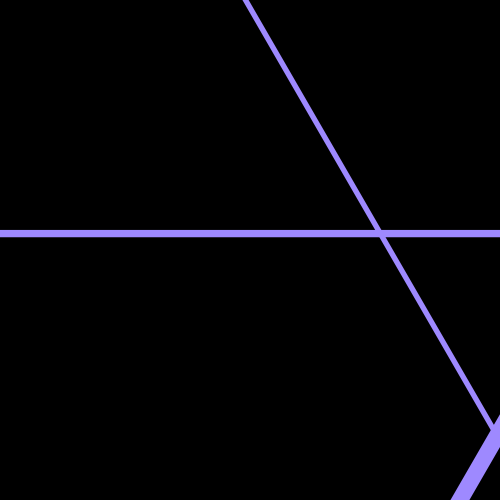
Frame 1 (no input)
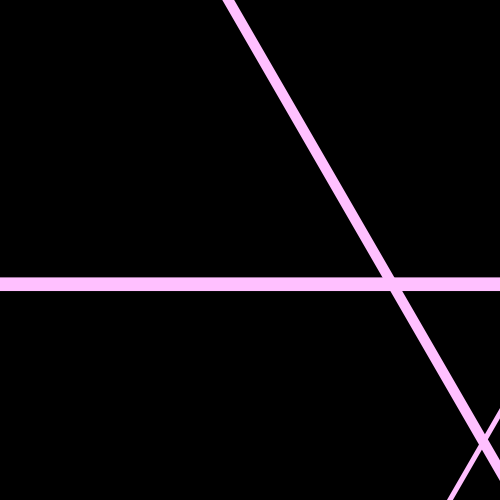
Frame 60 (the mouse pressed at the canvas centre just before this capture)
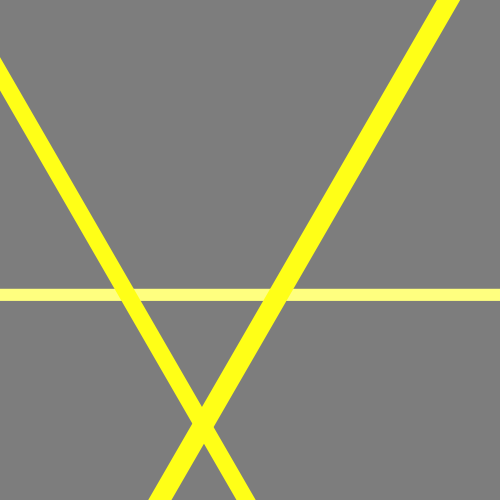
Frame 120 (the mouse held since frame 60 and released just before this capture)

The Processing sketch that drew these frames (run headless with seeded random() and noise(); from frame 60 on, the mouse is pressed at the canvas centre):

// Processing sketch: processing_133023
// ── processing_133023.pde

void setup(){
  size(500,500);
}
  void draw(){
     if(mousePressed && (mouseButton == RIGHT)){fill(255,255,255);}
     else if(mousePressed && (mouseButton == LEFT)){fill(0,15,0);}
   background(mouseX/2,mouseY/2,mouseY/2);
  noStroke();
fill(0);
rectMode(CENTER);
fill(random(mouseX,500),random(mouseY,300),random(500));
rect(mouseX,random(mouseY-50,mouseY+50),1500,random(5,30));
translate(width/2,height/2);
rectMode(CENTER);
fill(random(mouseX,500),random(mouseY,300),random(500));
rect(mouseX,random(mouseY-50,mouseY+50),1500,random(5,30));
translate(width/2,height/2);
rotate(PI/3);
rect(mouseX,random(mouseY-50,mouseY+50),3000
,random(5,30));
rotate(PI/3);
rect(mouseX,random(mouseY,mouseY+100),3000
,random(5,30));
}
